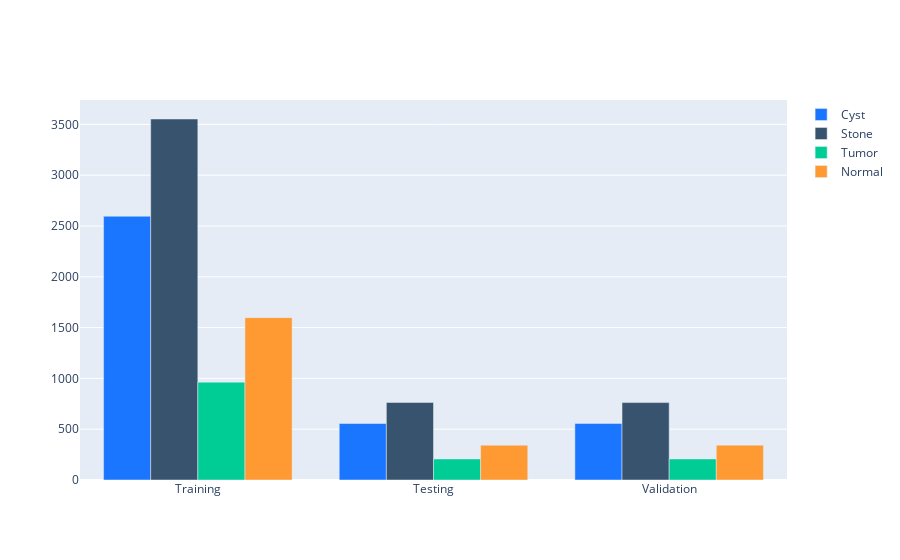

The cell this chart's notebook holds for it:
### Code cell
#To get count of data
def count_files(directory):
    print(directory)
    counts = {}
    for category in os.listdir(directory):
        category_dir = os.path.join(directory, category)
        counts[category] = len(os.listdir(category_dir))
    return counts

train_dir = 'TRAIN'
test_dir = 'TEST'
val_dir = 'VAL'

train_counts = count_files(train_dir)
test_counts = count_files(test_dir)
val_counts = count_files(val_dir)

print("Train set:")
print(train_counts)
print("\nTest set:")
print(test_counts)
print("\nValidation set:")
print(val_counts)

#Cyst Stone Tumor Normal
categories = ['Training', 'Testing', 'Validation']
train = list(train_counts.values())
test = list(test_counts.values())
val = list(val_counts.values())

cyst=[train[0],test[0],val[0]]
stone=[train[1],test[1],val[1]]
tumor=[train[2],test[2],val[2]]
normal=[train[3],test[3],val[3]]

trace1 = go.Bar(
   x = categories,
   y = cyst,
   name = 'Cyst',
   marker=dict(color='rgb(26, 118, 255)')
)
trace2 = go.Bar(
   x = categories,
   y = stone,
   name = 'Stone',
   marker=dict(color='rgb(55, 83, 109)')
)
trace3 = go.Bar(
   x = categories,
   y = tumor,
   name = 'Tumor',
   marker=dict(color='rgb(0, 204, 150)')
)
trace4 = go.Bar(
   x = categories,
   y = normal,
   name = 'Normal',
   marker=dict(color='rgb(255, 153, 50)')
)
data = [trace1, trace2, trace3,trace4]
layout = go.Layout(barmode = 'group')
fig = go.Figure(data = data, layout = layout)
go.Figure(fig).show()

### Figure 1 — Plotly figure (JSON) as saved in the notebook; plotly's stock layout.template omitted (floating-point values rounded to 4 significant figures)
{"data": [{"marker": {"color": "rgb(26, 118, 255)"}, "name": "Cyst", "type": "bar", "x": ["Training", "Testing", "Validation"], "y": [2596, 556, 557]}, {"marker": {"color": "rgb(55, 83, 109)"}, "name": "Stone", "type": "bar", "x": ["Training", "Testing", "Validation"], "y": [3553, 763, 762]}, {"marker": {"color": "rgb(0, 204, 150)"}, "name": "Tumor", "type": "bar", "x": ["Training", "Testing", "Validation"], "y": [963, 207, 207]}, {"marker": {"color": "rgb(255, 153, 50)"}, "name": "Normal", "type": "bar", "x": ["Training", "Testing", "Validation"], "y": [1598, 342, 343]}], "layout": {"barmode": "group"}}
